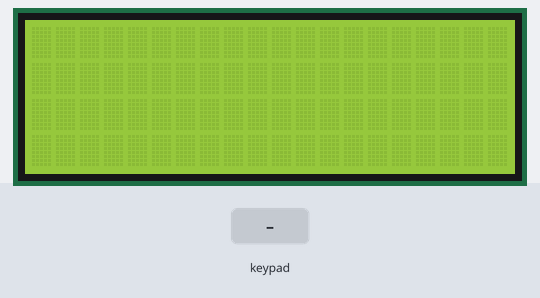
The sketch below on a simulated Arduino Mega 2560, built with avr-gcc and run on an emulated ATmega2560. Parts: 20×4 character LCD. The inputs (shaded band) are chosen by the test bench. What the sketch prints to the serial monitor is not drawn.

Above: at 1.2 s.
1.3 s: keypad keys 2 6 2 7 2 8 2 9 # pressed 0.4 s apart
At 4.7 s:
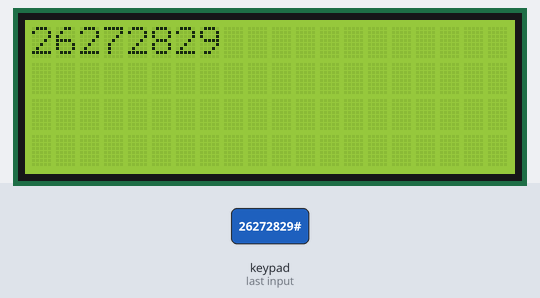
6.4 s: key '0' pressed
At 7.5 s:
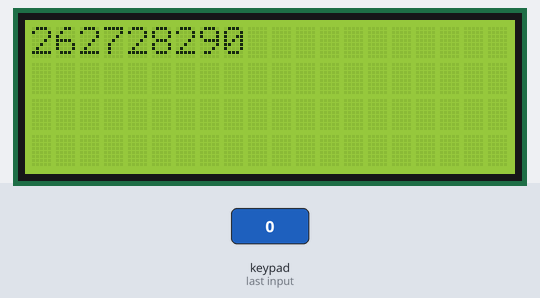
7.9 s: key '1' pressed
9.4 s: keypad keys 2 6 2 7 2 8 2 9 pressed 0.4 s apart
At 13.3 s:
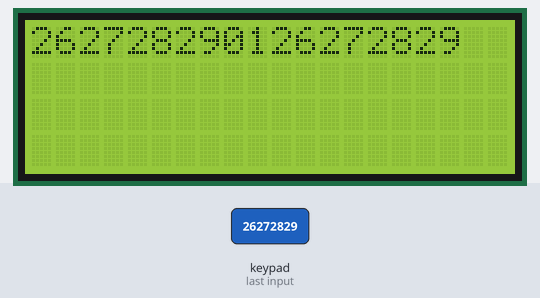
Timing chart, 0 to 14.8 s (numbered marks = the images above; inputs shaded):
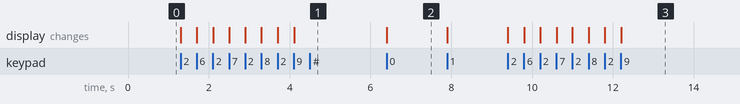

Measured:
- after the input at 1.3 s, the display: first changes at once (image 1 shows a later state)
- after the input at 6.4 s, the display: changes at once (image 2)
- after the input at 9.4 s, the display: first changes at once (image 3 shows a later state)

The sketch:

get_from_keypad.ino
```cpp
#include <Keypad.h>
#include <LiquidCrystal.h>
const byte ROWS = 4; //four rows
const byte COLS = 4; //four columns
//define the cymbols on the buttons of the keypads
char hexaKeys[ROWS][COLS] = {
  {'0','1','2','3'},
  {'4','5','6','7'},
  {'8','9','A','B'},
  {'*','D','#','F'}
};
byte rowPins[ROWS] = {26,27,28,29}; //connect to the row pinouts of the keypad
byte colPins[COLS] = {22,23,24,25}; //connect to the column pinouts of the keypad
LiquidCrystal lcd(7, 8, 9, 10, 11, 12);
int v1 = 0;
int v2 = 0;
int v3 = 0;
//initialize an instance of class NewKeypad
Keypad customKeypad = Keypad( makeKeymap(hexaKeys), rowPins, colPins, ROWS, COLS);
int firtvariable;
void setup(){
  Serial.begin(9600);
  lcd.begin(20,4);
}


void loop()
{
   v1 = GetNumber();
   Serial.println ();
   Serial.print (v1);
   v2 = GetNumber();
   v3 = GetNumber();

}
int GetNumber()
{
   int num = 0;
   char key = customKeypad.getKey();
   while(key != '#')
   {
      switch (key)
      {
         case NO_KEY:
            break;

         case '0': case '1': case '2': case '3': case '4':
         case '5': case '6': case '7': case '8': case '9':
            lcd.print(key);
            num = num * 10 + (key - '0');
            break;

         case '*':
            num = 0;
            lcd.clear();
            break;
      }

      key = customKeypad.getKey();
   }

   return num;
}
```
